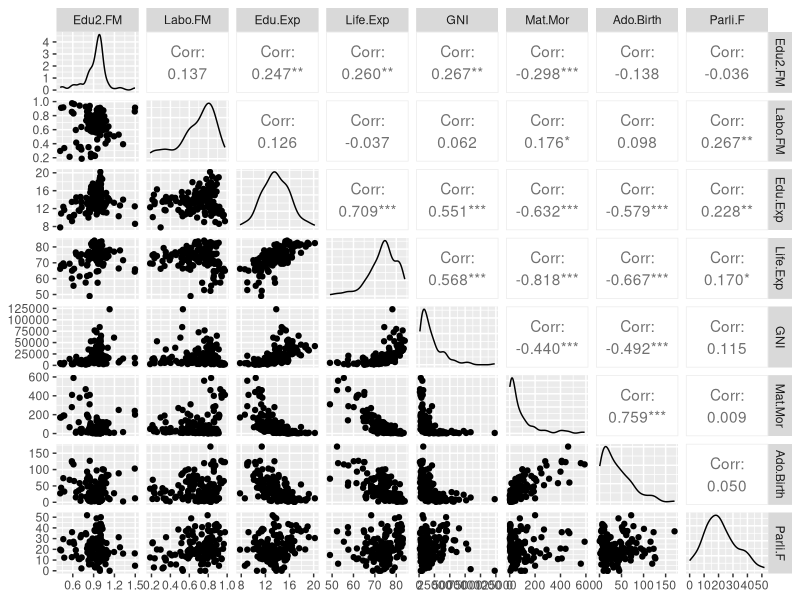
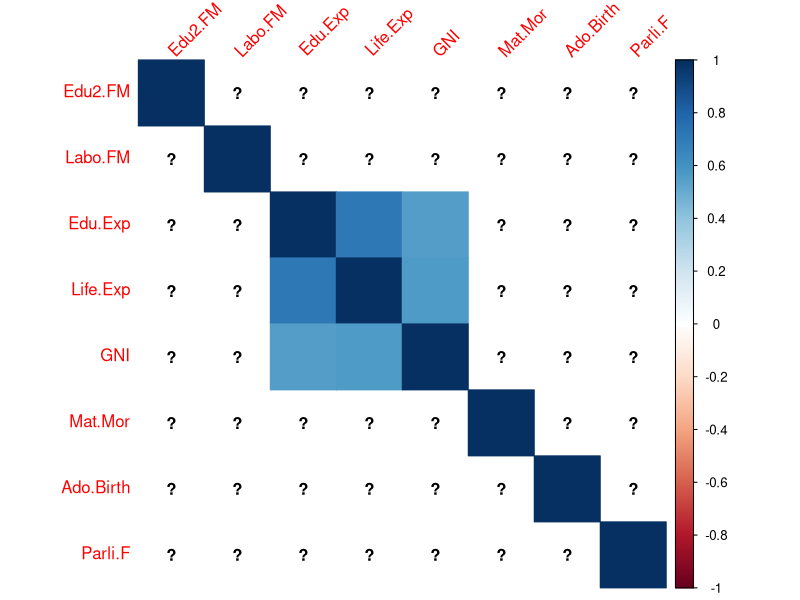

The R source for these figures, in order: (Note: this script raises an error after producing the figures.)
## ---- chunk 1
library(dplyr)
#Load the data set used in the data wrangling section (from your local drive)
human_ <- read.table("human_.csv", row.names = 1 , header = TRUE, sep = ",")
head(human_, n = 10)
## ---- chunk 2
library(dplyr)
str(human_)
dim(human_)
## ---- chunk 3
library(GGally)
#Visual obervation of the "human_" variables
ggpairs(human_)

# Summarize the "human_" variables
summary(human_)
## ---- chunk 4
library(corrplot)
# calculate the correlation matrix and round it
cor_matrix <-cor(human_) %>% round(digits = 2)

# print the correlation matrix
cor_matrix

#visualize it with corrplot
corrplot(cor_matrix, method = "color", tl.col = "red", tl.srt = 45)

## ---- chunk 5
# perform principal component analysis (with the SVD method)
pca_human <- prcomp(human_)
pca_human

## ---- chunk 6
# create and print out a summary of pca_human
s <- summary(pca_human)
s

# rounded percentages of variance captured by each PC
pca_pr <- round(100*s$importance[2, ], digits = 1)
pca_pr

# create object pc_lab to be used as axis labels
pc_lab <- paste0(names(pca_pr), " (", pca_pr, "%)")
pc_lab

# draw a biplot of the principal component representation and the original variables
biplot(pca_human, choices = 1:2, cex = c(0.2,1), col = c("grey40", "deepblue"))
## ---- chunk 7
# standardize the variables
human_std <- scale(human_)

# print out summaries of the standardized variables
summary(human_std)

# perform principal component analysis (with the SVD method)
pca_human <- prcomp(human_std)

# draw a biplot of the principal component representation and the original variables
biplot(pca_human, choices = 1:2, cex = c(0.2,1), col = c("grey40", "deeppink2"))
## ---- chunk 8
# Load the tea dataset and packages FactoMineR
library(FactoMineR)
data("tea")
## ---- chunk 9
# structure and dimensions of the data
str(tea)
dim(tea)
## ---- chunk 10
#Let's start to focus on the type of tea enquires answered to consume
keep_columns <- c("escape.exoticism", "spirituality", "healthy", "diuretic", "friendliness", "iron.absorption", "feminine", "sophisticated", "slimming", "exciting", "relaxing", "effect.on.health")

# select the 'keep_columns' to create a new dataset
tea_type <- select(tea, one_of(keep_columns))

# look at the summaries and structure of the data
summary(tea_type)
str(tea_type)

# visualize the dataset
gather(tea_type) %>% ggplot(aes(value)) + facet_wrap("key", scales = "free") + geom_bar() + theme(axis.text.x = element_text(angle = 45, hjust = 1, size = 8)) 
## ---- chunk 11
#Lets check another set of variables included in the tea data set
keep_columns <- c("Tea", "How", "how", "sugar", "where", "lunch", "price", "sex")

# select the 'keep_columns' to create a new dataset
tea_time <- dplyr::select(tea, one_of(keep_columns))

# look at the summaries and structure of the data
summary(tea_time)
str(tea_time)

# visualize the dataset
gather(tea_time) %>% ggplot(aes(value)) + facet_wrap("key", scales = "free") + geom_bar() + theme(axis.text.x = element_text(angle = 45, hjust = 1, size = 6)) 
## ---- chunk 12
# multiple correspondence analysis
mca <- MCA(tea_time, graph = FALSE)

# summary of the model
summary(mca)
## ---- chunk 13
# visualize MCA
mca <- MCA(tea_time, graph = FALSE)
plot(mca, invisible=c("none"), habillage = "quali")
## ---- chunk 14
#Exclude from the plot the data that already in the previous analysis seemingly didn't had much variation
plot(mca, invisible=c("ind"), habillage = "quali")
